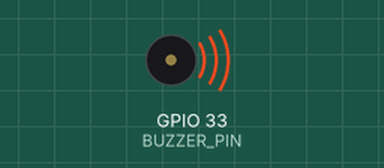
Recording of a sketch running on a simulated ESP32. Shown: buzzer (waves = sounding).

Above: at 0.1 s.
At 4.1 s:
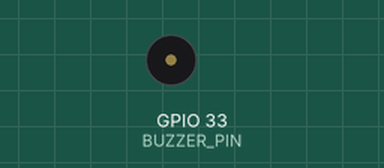
Timing chart, 0 to 5.6 s (numbered marks = the images above):
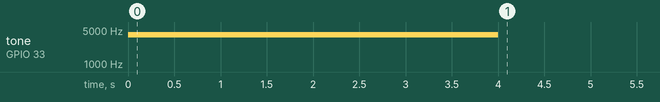

The sketch:

sketch_mar19a.ino
```cpp
#define BUZZER_PIN 33

void setup() {
  tone(BUZZER_PIN, 4000);  // 4 kHz tone
  delay(4000);             // play for 4 seconds
  noTone(BUZZER_PIN);      // stop the sound
}

void loop() {
}
```

Measured:
- by itself, tone on GPIO 33 (BUZZER_PIN): silent → 4000 Hz at 0.00 s, → silent 4.0 s later
